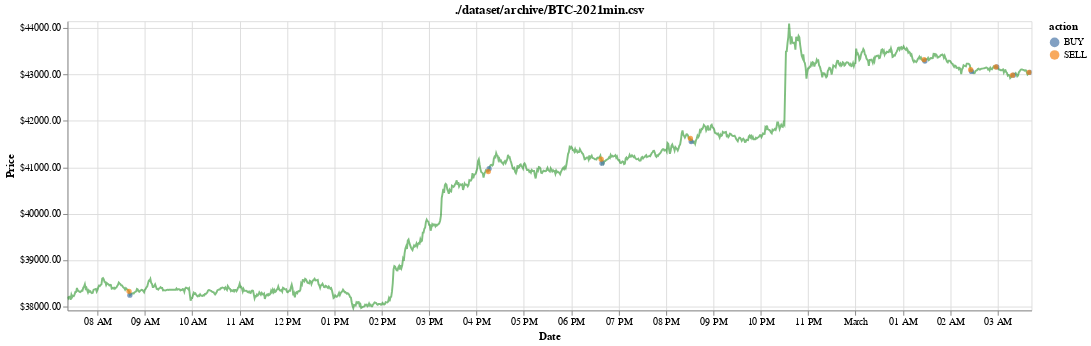

The notebook cell saved with this chart:
### Code cell
chart = visualize(df.iloc[:int(len(df)*0.002)], history, title=test_stock)
chart

### Figure 1 — Vega-Lite specification as saved in the notebook (floating-point values rounded to 4 significant figures; data arrays with more than 128 entries replaced by an {"elided": "..."} marker saying what was removed)
{"config": {"view": {"continuousWidth": 400, "continuousHeight": 300}}, "layer": [{"mark": {"type": "line", "color": "green", "opacity": 0.5}, "encoding": {"x": {"field": "date", "type": "temporal"}, "y": {"axis": {"format": "$.2f", "title": "Price"}, "field": "position", "scale": {"clamp": true, "domain": [37920.0, 44150.0]}, "type": "quantitative"}}, "selection": {"selector015": {"type": "interval", "bind": "scales", "encodings": ["x"]}}}, {"mark": {"type": "point", "filled": true}, "encoding": {"color": {"field": "action", "type": "nominal"}, "x": {"axis": {"title": "Date"}, "field": "date", "type": "temporal"}, "y": {"axis": {"format": "$.2f", "title": "Price"}, "field": "position", "scale": {"clamp": true, "domain": [37920.0, 44150.0]}, "type": "quantitative"}}, "selection": {"selector016": {"type": "interval", "bind": "scales", "encodings": ["x"]}}, "transform": [{"filter": "(datum.action !== 'HOLD')"}]}], "data": {"name": "data-e8e25f625c3d214e091ddceb0bda463f"}, "height": 300, "title": "./dataset/archive/BTC-2021min.csv", "width": 1000, "$schema": "https://vega.github.io/schema/vega-lite/v4.17.0.json", "datasets": {"data-e8e25f625c3d214e091ddceb0bda463f": {"elided": "1221 records"}}}
